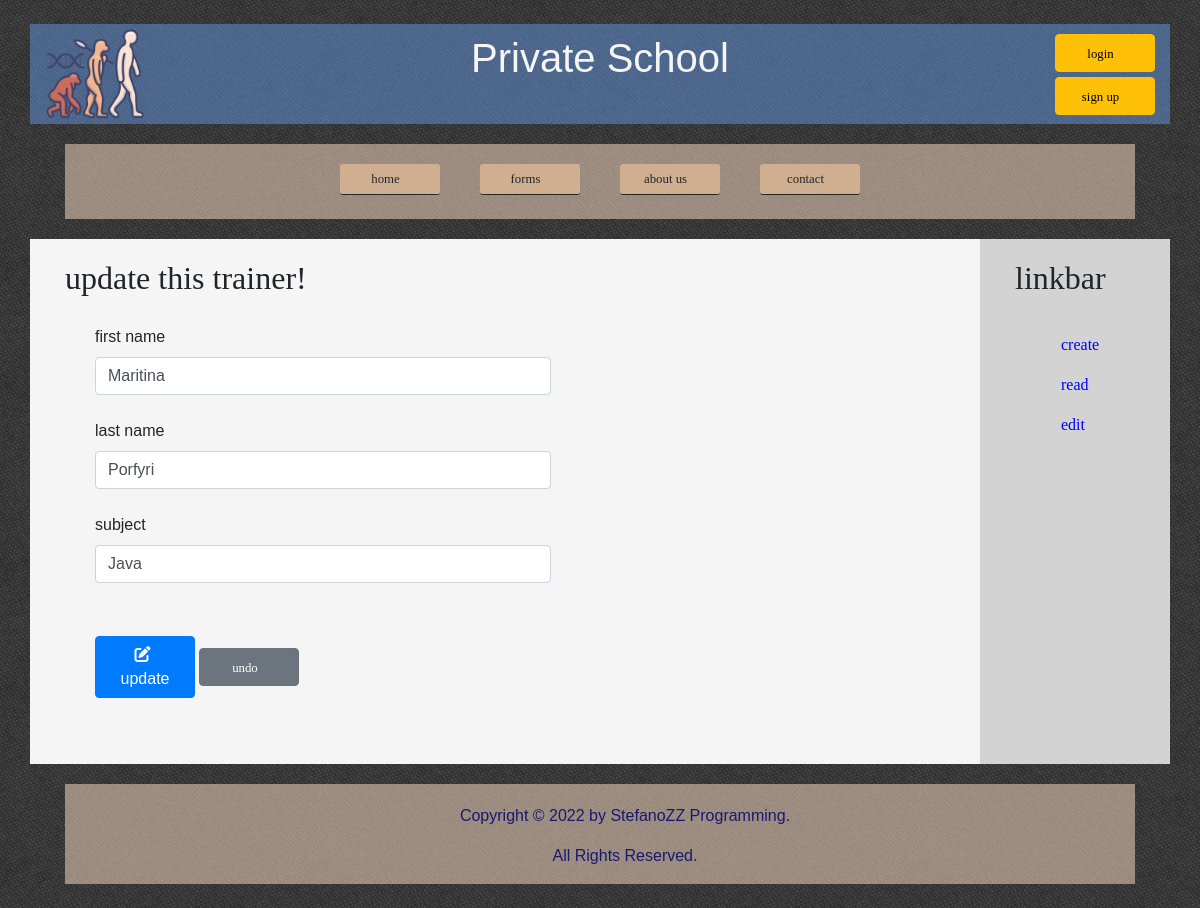
The page /trainer/update/5 on the database its author committed.
### trainerapp/models.py (models this page shows)
class Trainer(models.Model):
    firstName = models.CharField(max_length=50)
    lastName = models.CharField(max_length=50)
    subject = models.CharField(max_length=50)

### trainerapp/views.py (the view, shortened to what this page needs)
# urls.py: path("trainer/update/<int:id>", views.update, name="update"),
def update(request, id):
    myErrors = {}
    trainerUpdate = Trainer.objects.get(id=id)
    context = {"trainer": trainerUpdate}
    return render(request, "trainerapp/update.html", context)

### trainerapp/templates/trainerapp/update.html (shortened to what this page needs)
{% extends "trainerapp/base.html" %}
{% block content %}
    <h2> update this trainer! </h2>
    <form method="post">
        <div class="form-group">
            <label for ="firstName"> first name </label>
            <input type="text" class="form-control" id="firstName" name="firstName" value={{trainer.firstName}} autofocus>
            <br>
            <label for ="lastName"> last name </label>
            <input type="text" class="form-control" id="lastName" name="lastName" value={{trainer.lastName}}>
            <br>
            <label for ="subject"> subject </label>
            <input type="text" class="form-control" id="subject" name="subject" value={{trainer.subject}}>
            <br><br>
            <button type="submit" class="btn btn-primary"><i class="fa-solid fa-pen-to-square"></i> update </button>
            <button value="button" class="btn btn-secondary undo"><a href="/trainer/edit/"> undo </a></button>
        </div>
    </form>
{% endblock %}

### trainerapp/static/trainerapp/css/styles.css (style rules this page uses)
* { margin: 0; padding: 0; box-sizing: border-box; }
.container { background-image: url(../images/pattern.png); font-family:'Gill Sans', 'Gill Sans MT', Calibri, 'Trebuchet MS', sans-serif; }
form { padding-left: 50px; width: 55%; }
h2 { font-family: Georgia; font-size:2em; padding: 20px; }
a { color:black; padding-right:0.7em; font-family:Verdana; font-size:0.8em; }
button { margin-top: 5px; width: 100px; display: block; }
.btn a { display: inline-block; }
.undo a { color: white; }
i { padding-right: 5px; }

### rows shown on the page
Trainer: firstName "Maritina", lastName "Porfyri", subject "Java"
